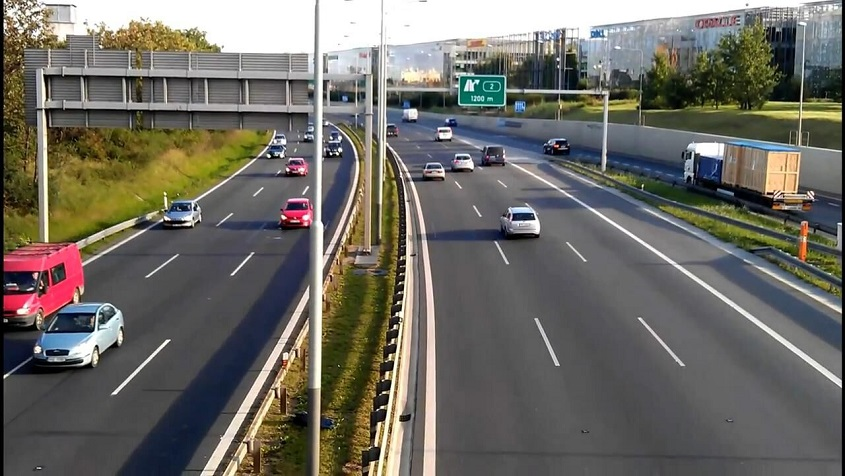
%> input picture machine_vision/66.jpg, 845 x 476 px
$ octave canny_log_edge_detector.m   (GNU Octave 9; MATLAB toolbox functions it lacks are replaced by stand-ins)
%> lines starting %> are read from the running program, lines starting %| are printed output that depends on the picture
%#---------------------------------------------------------------------------##
% @file    Canny.py
% @author  Majid Nasiri
% @ID      95340651
% @version V1.0.0
% @date    2017-April-22
% @brief   Canny Edge Detector
%#---------------------------------------------------------------------------##
clc
clear
close all

im = imread('..\results\66.jpg');
%> im is the input picture: size 476x845x3 uint8; mean R, G, B 109.7, 107.3, 100.2
img = rgb2gray(im);
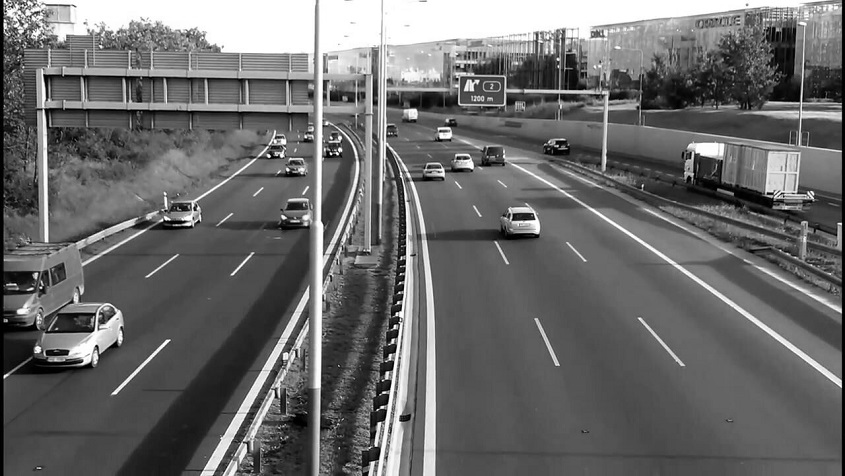
%> img: size 476x845 uint8; min 0, max 255, mean 107.2

%%%%%%%%%%%%%%%%%%%%%% canny fix thre
outputVideo_canny_fixThr = VideoWriter('..\results\canny_ther=0.4 sigma=0.1-0.05-4','MPEG-4');
outputVideo_canny_fixThr.FrameRate = 10;
open(outputVideo_canny_fixThr);
thresh = 0.4;
for i=0.1:0.05:4
    sigma = i;
    img_edge = edge(img, 'canny', thresh, sigma);
%> (the run ends here)
